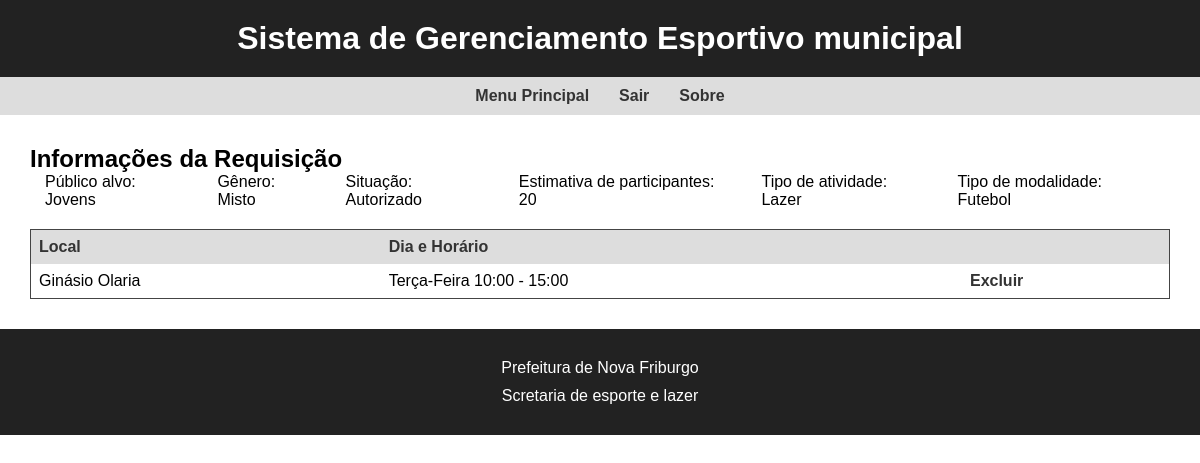
/uso_info/1 (signed in), run on the app's committed database.
### equipamentos/models.py (models this page shows)
class UsoEspaco(models.Model):
    STATUS = (
        ('rascunho', 'Rascunho'),
        ('aguardando', 'Aguardando Resposta'),
        ('autorizado', 'Autorizado'),
        ('rejeitado', 'Rejeitado'),
    )
    GENERO = (
        ('masc', 'Masculino'),
        ('fem', 'Feminino'),
        ('mis', 'Misto'),
    )
    usuario = models.ForeignKey(UsuarioCustomizado, on_delete=models.CASCADE)
    data_requisicao = models.DateTimeField(auto_now_add=True)
    data_atualizacao = models.DateTimeField(auto_now=True)
    situacao = models.CharField(
        max_length=10,
        choices=STATUS,
    )
    genero_biologico = models.CharField(
        max_length=4,
        choices=GENERO,
    )
    publico_alvo = models.ForeignKey(Publico, on_delete=models.DO_NOTHING)
    estimativa_praticipantes = models.IntegerField()
    tipo_atividade = models.ForeignKey(TipoAtividade, on_delete=models.CASCADE)
    tipo_modalidade = models.ForeignKey(TipoModalidade, on_delete=models.CASCADE)
    data_expiracao = models.DateField(null=True)
    def situacao_text(self):
        return dict(UsoEspaco.STATUS)[self.situacao]
    def genero_text(self):
        return dict(UsoEspaco.GENERO)[self.genero_biologico]

class Publico(models.Model):
    faixa_idade = models.CharField(max_length=12)
    def __str__(self):
        return self.faixa_idade

class TipoAtividade(models.Model):
    nome = models.CharField(max_length=255)
    data_cadastro = models.DateTimeField(auto_now_add=True)
    def __str__(self):
        return self.nome

class TipoModalidade(models.Model):
    nome = models.CharField(max_length=255)
    data_cadastro = models.DateTimeField(auto_now_add=True)
    def __str__(self):
        return self.nome

class EscolhaEquipamentoHorario(models.Model):
    DIA = (
        ('segunda', 'Segunda-Feira'),
        ('terca', 'Terça-Feira'),
        ('quarta', 'Quarta-Feira'),
        ('quinta', 'Quinta-Feira'),
        ('sexta', 'Sexta-Feira'),
        ('sabado', 'Sábado'),
        ('domingo', 'Domingo'),
    )
    uso_espaco = models.ForeignKey(UsoEspaco, on_delete=models.CASCADE)
    equipamento = models.ForeignKey(Equipamento, on_delete=models.CASCADE)
    dia = models.CharField(
        max_length=7,
        choices=DIA
    )
    horario_inicio = models.TimeField()
    horario_fim = models.TimeField()
    def dia_semana(self):
        return dict(EscolhaEquipamentoHorario.DIA)[self.dia]

class Equipamento(models.Model):
    POSSUI = (
        ('possui', 'Possui'),
        ('npossui', 'Não Possui'),
    )
    CONDICAO = (
        ('pessimo', 'Péssimo'),
        ('ruim', 'Ruim'),
        ('bom', 'Bom'),
        ('otimo', 'Ótimo'),
        ('excelente', 'Excelente'),
    )
    nome = models.CharField(max_length=255)
    bairro = models.ForeignKey(Bairro, on_delete=models.CASCADE)
    cep = models.CharField(max_length=8)
    endereco = models.CharField(max_length=255)
    longitude = models.FloatField()
    latitude = models.FloatField()
    tamanho = models.FloatField()
    tipo_equipamento = models.ForeignKey(TipoEquipamento, on_delete=models.CASCADE)
    tipo_modalidade = models.ManyToManyField(TipoModalidade)
    condicao_equipamento = models.CharField(
        max_length=9,
        choices=CONDICAO
    )
    rede_eletrica = models.CharField(
        max_length=7,
        choices=POSSUI,
    )
    rede_hidraulica = models.CharField(
        max_length=7,
        choices=POSSUI,
    )
    banheiro_vestiario = models.CharField(
        max_length=7,
        choices=POSSUI,
    )
    parques_jardins = models.CharField(
        max_length=7,
        choices=POSSUI,
    )
    arquibancada = models.CharField(
        max_length=7,
        choices=POSSUI,
    )
    cobertura = models.CharField(
        max_length=7,
        choices=POSSUI,
    )
    cercamento = models.CharField(
        max_length=7,
        choices=POSSUI,
    )
    grama_sintetica = models.CharField(
        max_length=7,
        choices=POSSUI,
    )
    foto_aerea = models.ImageField()
    fotos = models.ImageField()
    def __str__(self):
        return self.nome

### equipamentos/views.py (the view)
# urls.py: path('uso_info/<int:id>', views.inserirEscolhas),
@login_required
def inserirEscolhas(request, id):
    uso_espaco = get_object_or_404(UsoEspaco, pk=id)
    if uso_espaco.usuario != request.user:
        return HttpResponseForbidden("Você não tem permissão para acessar esta página.")
    if request.method == 'POST':
        form = EscolhaEquipamentoHorarioForm(request.POST)
        if form.is_valid():
            escolha = form.save(commit=False)
            escolha.uso_espaco = uso_espaco
            escolha.save()
            return redirect(f'/uso_info/{uso_espaco.id}')
    else:
        form = EscolhaEquipamentoHorarioForm()
        escolha = EscolhaEquipamentoHorario.objects.filter(uso_espaco=uso_espaco)
        context = {
            'uso_espaco':uso_espaco,
            'form':form,
            'escolha':escolha
        }
        return render(request, 'equipamentos/nova_escolha.html', context)

### equipamentos/templates/equipamentos/nova_escolha.html (shortened to what this page needs)
{%extends 'base.html'%}
{%block content%}
    <h2>Informações da Requisição</h2>
    <ul>
        <li>Público alvo: {{uso_espaco.publico_alvo}}</li>
        <li>Gênero: {{uso_espaco.genero_text}}</li>
        <li>Situação: {{uso_espaco.situacao_text}}</li>
        <li>Estimativa de participantes: {{uso_espaco.estimativa_praticipantes}}</li>
        <li>Tipo de atividade: {{uso_espaco.tipo_atividade}}</li>
        <li>Tipo de modalidade: {{uso_espaco.tipo_modalidade}}</li>
    </ul>
    <table>
        <thead>
            <tr>
                <th>Local</th>
                <th>Dia e Horário</th>
                <th></th>
            </tr>
        </thead>
        <tbody>
            {%for index in escolha%}
                <tr>
                    <td>{{index.equipamento}}</td>
                    <td>{{index.dia_semana}} {{index.horario_inicio}} - {{index.horario_fim}}</td>
                    <td><a href="/uso_info/{{uso_espaco.id}}/delete/{{index.id}}">Excluir</a></td>
                </tr>
            {%endfor%}
        </tbody>
    </table>
{%endblock%}

### equipamentos/static/css/style.css (style rules this page uses)
* { margin: 0; padding: 0; box-sizing: border-box; }
body { font-family: Arial, sans-serif; margin: 0; padding: 0; }
table { border-collapse: collapse; width: 100%; margin-top: 20px; border: 1px solid #444; }
th, td { border: none; padding: 8px; text-align: left; }
th { background-color: #ddd; color: #333; font-weight: bold; }
ul { list-style: none; display: flex; justify-content: center; }
li { margin: 0 15px; }
a, p a { text-decoration: none; color: #333; font-weight: bold; transition: color 0.3s ease; }

### data on the page
UsoEspaco: publico_alvo "Jovens", genero_text "Misto", situacao_text "Autorizado", estimativa_praticipantes "20", tipo_atividade "Lazer", tipo_modalidade "Futebol"
EscolhaEquipamentoHorario: equipamento "Ginásio Olaria", dia_semana "Terça-Feira", horario_inicio "10:00", horario_fim "15:00"
